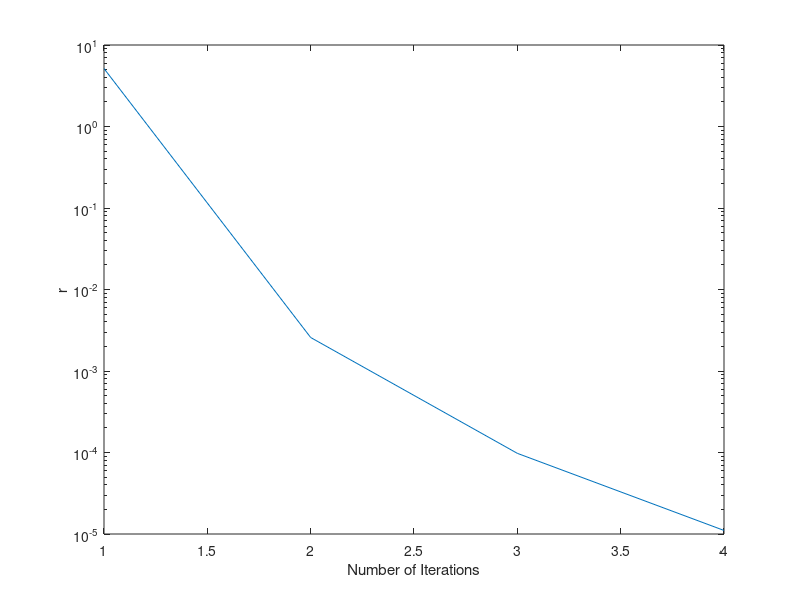

Source code (MATLAB):
n = 100;
x3 = 3 * ones(n, 1);
x2 = 2 * ones(n-1, 1);
x1 = ones(n-2,1);
A3 = diag(x3);
A2_1 = diag(x2, -1);
A2_2 = diag(x2, 1);
A1_1 = diag(x1, -2);
A1_2 = diag(x1, 2);

A = A3+A2_1+A2_2+A1_1+A1_2;
A_ = inv(A);

x = ones(n, 1);

maxit = 2000;
tol = 1e-05;

for it = 1:maxit
    r = 0;
    w = A\x;
    x = w / norm(w);
    l1 = dot(x, x);
    l2 = dot(x,A\x);
    lambda = l1/l2;
    r = norm(A*x - lambda*x);
    if r < tol
        break;
    end
    T_(it)=r;
    t(it)=it;
end

x
lambda

semilogy(t,T_)
xlabel('Number of Iterations')
ylabel('r')
